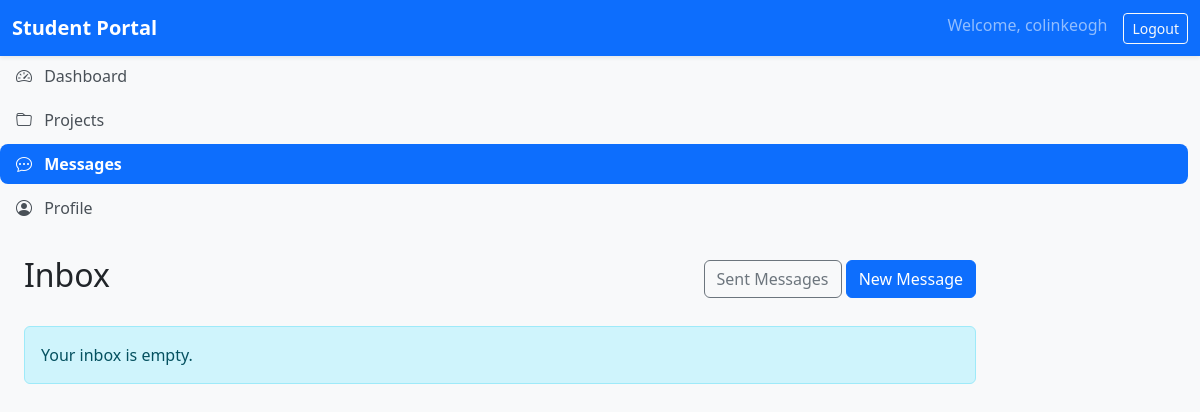
The page /messaging/ (signed in) on the database as committed earlier.
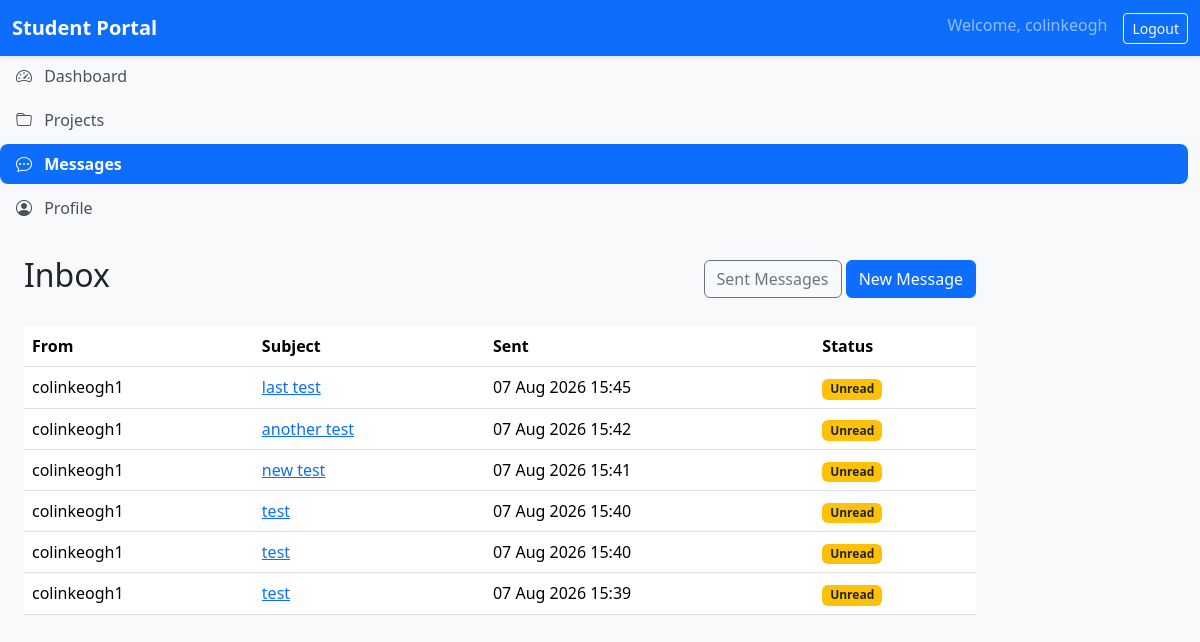
The same page on the database as committed later.
### accounts/models.py (models this page shows)
class CustomUser(AbstractUser):
    pass

### messaging/models.py (models this page shows, shortened)
class Message(models.Model):
    sender = models.ForeignKey(
        settings.AUTH_USER_MODEL,
        on_delete=models.CASCADE,
        related_name="sent_messages",
    )
    recipient = models.ForeignKey(
        settings.AUTH_USER_MODEL,
        on_delete=models.CASCADE,
        related_name="received_messages",
    )
    subject = models.CharField(max_length=200)
    body = models.TextField()
    sent_at = models.DateTimeField(auto_now_add=True)
    is_read = models.BooleanField(default=False)
    class Meta:
        ordering = ["-sent_at"]

### messaging/views.py (the view)
# urls.py: path("", views.inbox, name="inbox"),
@login_required
def inbox(request):
    inbox_messages = Message.objects.filter(
        recipient=request.user,
    )
    return render(
        request,
        "messaging/inbox.html",
        {
            "inbox_messages": inbox_messages,
        },
    )

### messaging/templates/messaging/inbox.html (shortened to what this page needs)
{% extends "base.html" %}
{% block content %}
<div class="d-flex justify-content-between align-items-center mb-4">
    <h2>Inbox</h2>
    <div>
        <a
            href="{% url 'messaging:sent' %}"
            class="btn btn-outline-secondary">
            Sent Messages
        </a>
        <a
            href="{% url 'messaging:new' %}"
            class="btn btn-primary">
            New Message
        </a>
    </div>
</div>
{% if inbox_messages %}
<table class="table table-hover">
    <thead>
        <tr>
            <th>From</th>
            <th>Subject</th>
            <th>Sent</th>
            <th>Status</th>
        </tr>
    </thead>
    <tbody>
    {% for message in inbox_messages %}
        <tr>
            <td>{{ message.sender.username }}</td>
            <td>
                <a href="{% url 'messaging:detail' message.pk %}">
                    {{ message.subject }}
                </a>
            </td>
            <td>{{ message.sent_at|date:"d M Y H:i" }}</td>
            <td>
                {% if message.is_read %}
                    <span class="badge bg-success">
                        Read
                    </span>
                {% else %}
                    <span class="badge bg-warning text-dark">
                        Unread
                    </span>
                {% endif %}
            </td>
        </tr>
    {% endfor %}
    </tbody>
</table>
{% else %}
<div class="alert alert-info">
    Your inbox is empty.
</div>
{% endif %}
{% endblock %}

### templates/base.html (shortened to what this page needs)
{% load static %}
<!DOCTYPE html>
<html lang="en">
<head>
    <link
        href="https://cdn.jsdelivr.net/npm/bootstrap@5.3.7/dist/css/bootstrap.min.css"
        rel="stylesheet">
    <link
        rel="stylesheet"
        href="https://cdn.jsdelivr.net/npm/bootstrap-icons@1.13.1/font/bootstrap-icons.min.css">
    <link
        rel="stylesheet"
        href="{% static 'css/style.css' %}">
</head>
<body class="bg-light">
    {% include "includes/navbar.html" %}
    <div class="container-fluid">
        <div class="row">
            {% include "includes/sidebar.html" %}
            <main class="col-md-10 py-4 px-4">
                {% block content %}
                {% endblock %}
            </main>
        </div>
    </div>
</body>
</html>

### templates/includes/navbar.html (shortened to what this page needs)
<nav class="navbar navbar-expand-lg navbar-dark bg-primary shadow-sm">
    <div class="container-fluid">
        <a
            class="navbar-brand fw-bold"
            href="{% url 'dashboard:home' %}">
            Student Portal
        </a>
        <div
            class="collapse navbar-collapse"
            id="navbarNav">
            <ul class="navbar-nav ms-auto">
                {% if user.is_authenticated %}
                    <li class="nav-item">
                        <span class="navbar-text me-3">
                            Welcome, {{ user.username }}
                        </span>
                    </li>
                    <li class="nav-item">
                        <form
                            method="post"
                            action="{% url 'logout' %}">
                            <button
                                type="submit"
                                class="btn btn-outline-light btn-sm">
                                Logout
                            </button>
                        </form>
                    </li>
                {% endif %}
            </ul>
        </div>
    </div>
</nav>

### templates/includes/sidebar.html
<ul class="nav flex-column">
    <li class="nav-item">
        <a
            class="nav-link {% if request.resolver_match.app_name == 'dashboard' %}active{% endif %}"
            href="{% url 'dashboard:home' %}">
            <i class="bi bi-speedometer2"></i>
            Dashboard
        </a>
    </li>
    <li class="nav-item">
        <a
            class="nav-link {% if request.resolver_match.app_name == 'projects' %}active{% endif %}"
            href="{% url 'projects:list' %}">
            <i class="bi bi-folder"></i>
            Projects
        </a>
    </li>
    <li class="nav-item">
        <a
            class="nav-link {% if request.resolver_match.app_name == 'messaging' %}active{% endif %}"
            href="{% url 'messaging:inbox' %}">
            <i class="bi bi-chat-dots"></i>
            Messages
        </a>
    </li>
    <li class="nav-item">
    <a
        class="nav-link {% if request.resolver_match.url_name == 'profile' %}active{% endif %}"
        href="{% url 'dashboard:profile' %}">
        <i class="bi bi-person-circle"></i>
        Profile
    </a>
</li>
</ul>

### static/css/style.css (style rules this page uses)
body { min-height: 100vh; background-color: #f8f9fa; }
main { min-height: 100vh; }
.nav-link { color: #495057; border-radius: 0.5rem; margin-bottom: 0.25rem; transition: all 0.2s ease; }
.nav-link.active { background-color: #0d6efd; color: #fff !important; font-weight: 600; }
.nav-link i { margin-right: 0.5rem; }

Rows that differ between the two databases and show on the page:
added Message: sender.username "colinkeogh1", subject "last test", sent_at "07 Aug 2026 15:45", is_read "Unread"
added Message: sender.username "colinkeogh1", subject "another test", sent_at "07 Aug 2026 15:42", is_read "Unread"
added Message: sender.username "colinkeogh1", subject "new test", sent_at "07 Aug 2026 15:41", is_read "Unread"
added Message: sender.username "colinkeogh1", subject "test", sent_at "07 Aug 2026 15:40", is_read "Unread"
added Message: sender.username "colinkeogh1", subject "test", sent_at "07 Aug 2026 15:40", is_read "Unread"
added Message: sender.username "colinkeogh1", subject "test", sent_at "07 Aug 2026 15:39", is_read "Unread"
Other text that changed with them:
text no longer shown: "Your inbox is empty."
text now shown: "From Subject Sent Status"
